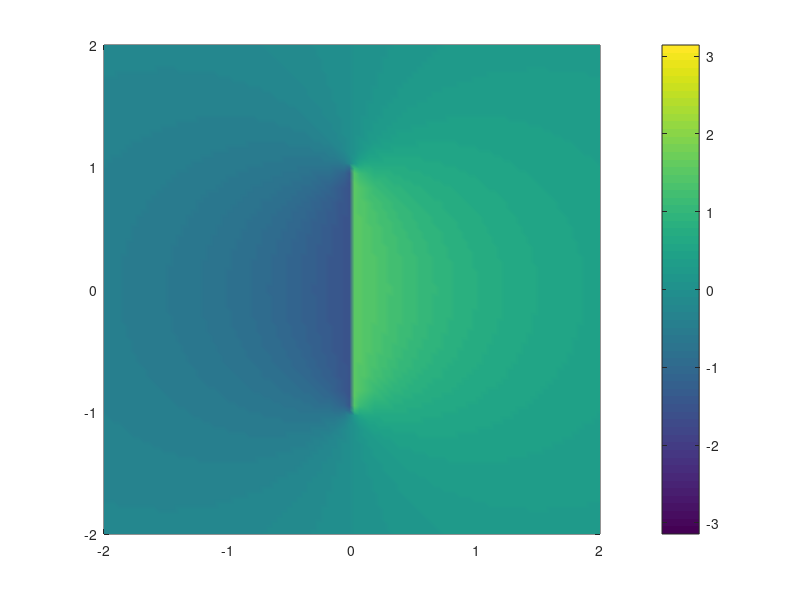
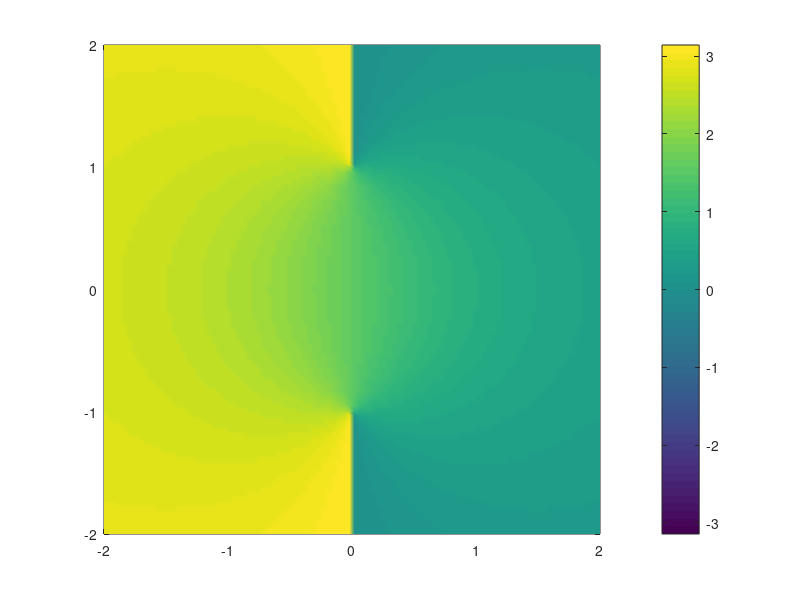

Source code (MATLAB) for these figures, in order:
x = linspace(-2,2)
z = x + 1i*x';

a1 = @(x) acot(x);
a2 = @(x) 1i/2*(log(-(x-1i)./(x+1i))-1i*pi);

figure(1)
pcolor(real(z),imag(z),real(a1(z)))
shading interp
colorbar
caxis([-pi,pi])

figure(2)
pcolor(real(z),imag(z),real(a2(z)))
shading interp
colorbar
caxis([-pi,pi])
